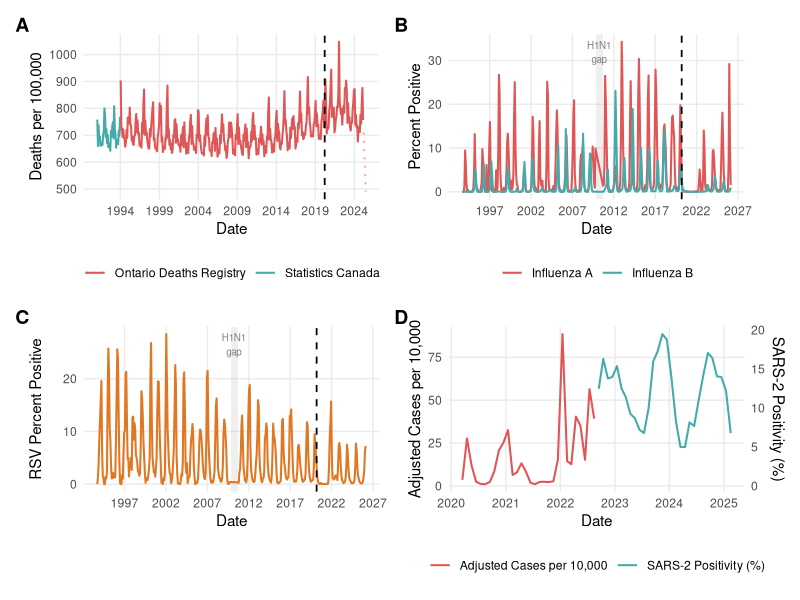
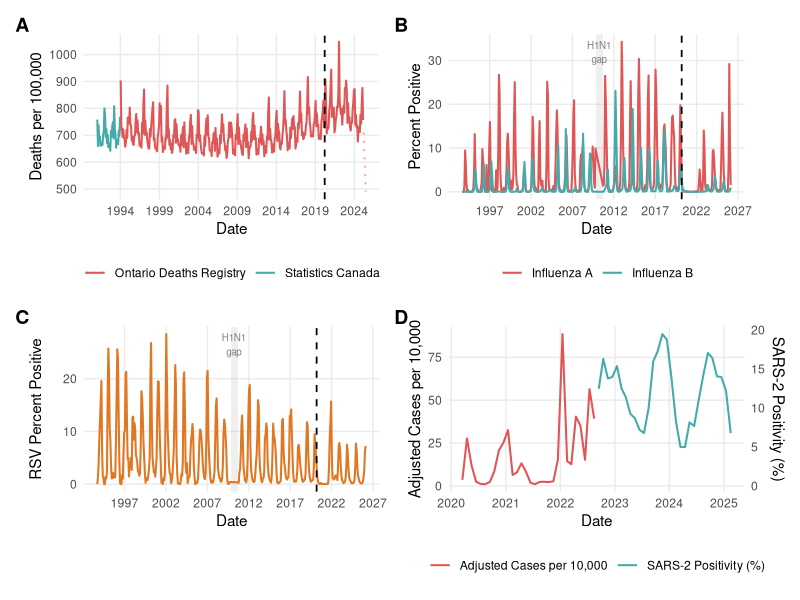
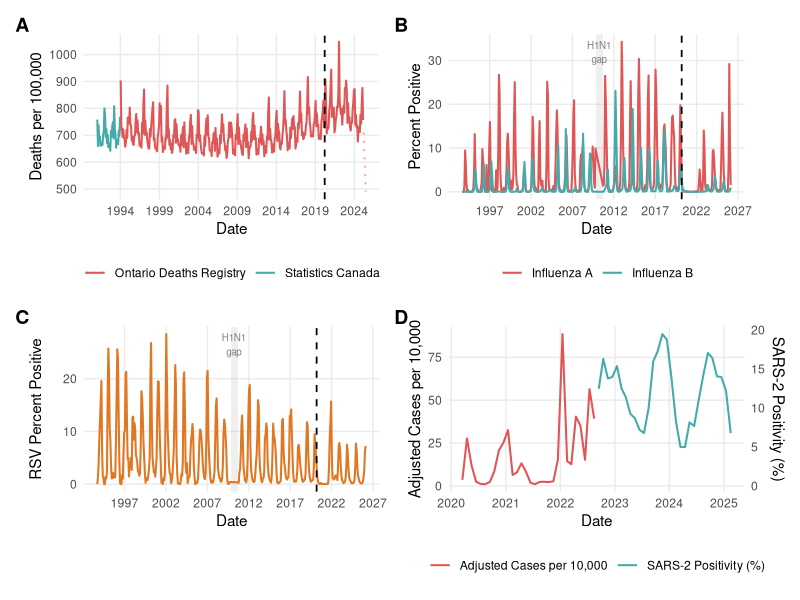

Recreate these plots in R, in order.
################################################################################
# RESPIRATORY VIRUS MORTALITY - FIGURE 1
# UPDATED: H1N1 gap (Nov 2009 - Aug 2010) shown as break in panels B and C
#          Deaths corrected for reporting lag (Jan-Jun 2024)
#          Provisional 2025 deaths shown as dotted line
################################################################################

library(dplyr)
library(tidyr)
library(ggplot2)
library(patchwork)
library(scales)

################################################################################
# LOAD DATA
################################################################################

dat <- read.csv("data/ontario_mortality_virology_EXTENDED_1991_2025_CORRECTED.csv",
                stringsAsFactors = FALSE)
dat$date <- as.Date(dat$date)

# H1N1 exclusion period
h1n1_start <- as.Date("2009-11-01")
h1n1_end   <- as.Date("2010-08-31")

# Set virology to NA for H1N1 gap so ggplot breaks the line
dat <- dat %>%
  mutate(
    monthly_flua_pct_pos = ifelse(date >= h1n1_start & date <= h1n1_end,
                                  NA, monthly_flua_pct_pos),
    monthly_flub_pct_pos = ifelse(date >= h1n1_start & date <= h1n1_end,
                                  NA, monthly_flub_pct_pos),
    monthly_rsv_pct_pos  = ifelse(date >= h1n1_start & date <= h1n1_end,
                                  NA, monthly_rsv_pct_pos)
  )

# Deaths per 100,000
dat <- dat %>%
  mutate(deaths100k = (deaths / (population / 12)) * 100000)

# Key dates
pandemic_start <- as.Date("2020-03-15")

# Shading rectangle for H1N1 gap (used in panels B and C)
h1n1_rect <- data.frame(
  xmin = h1n1_start, xmax = h1n1_end,
  ymin = -Inf,        ymax = Inf
)

################################################################################
# PANEL A: Deaths per 100,000
################################################################################

df_statcan   <- dat %>% filter(lubridate::year(date) < 1994,  !is.na(deaths))
df_odr       <- dat %>% filter(lubridate::year(date) >= 1994, !is.na(deaths),
                                date <= as.Date("2025-02-28"))
df_prov      <- dat %>% filter(date >= as.Date("2025-03-01"),  !is.na(deaths))

# Note: lubridate not always available; use format() as fallback
df_statcan   <- dat %>% filter(as.integer(format(date, "%Y")) < 1994,  !is.na(deaths))
df_odr       <- dat %>% filter(as.integer(format(date, "%Y")) >= 1994, !is.na(deaths),
                                date <= as.Date("2025-02-28"))
df_prov      <- dat %>% filter(date >= as.Date("2025-03-01"),  !is.na(deaths))

p1 <- ggplot() +
  geom_line(data = df_statcan, aes(x = date, y = deaths100k, color = "Statistics Canada"),
            linewidth = 0.7) +
  geom_line(data = df_odr, aes(x = date, y = deaths100k, color = "Ontario Deaths Registry"),
            linewidth = 0.7) +
  geom_line(data = df_prov, aes(x = date, y = deaths100k, color = "Ontario Deaths Registry"),
            linewidth = 0.7, linetype = "dotted", alpha = 0.5) +
  geom_vline(xintercept = pandemic_start, linetype = "dashed", linewidth = 0.6) +
  scale_color_manual(values = c("Statistics Canada"       = "#44AAAA",
                                "Ontario Deaths Registry" = "#E05555")) +
  scale_x_date(date_breaks = "5 years", date_labels = "%Y") +
  labs(y = "Deaths per 100,000", x = "Date", color = NULL) +
  theme_minimal(base_size = 11) +
  theme(legend.position = "bottom",
        panel.grid.minor = element_blank(),
        plot.tag = element_text(face = "bold", size = 14))

################################################################################
# PANEL B: Influenza A and B (with H1N1 gap)
################################################################################

df_flu <- dat %>%
  filter(!is.na(monthly_flua_pct_pos) | !is.na(monthly_flub_pct_pos)) %>%
  select(date, monthly_flua_pct_pos, monthly_flub_pct_pos) %>%
  pivot_longer(cols = c(monthly_flua_pct_pos, monthly_flub_pct_pos),
               names_to = "virus", values_to = "positivity") %>%
  mutate(virus = recode(virus,
                        monthly_flua_pct_pos = "Influenza A",
                        monthly_flub_pct_pos = "Influenza B"))

p2 <- ggplot(df_flu, aes(x = date, y = positivity, color = virus)) +
  # H1N1 gap shading
  geom_rect(data = h1n1_rect,
            aes(xmin = xmin, xmax = xmax, ymin = ymin, ymax = ymax),
            inherit.aes = FALSE, fill = "gray70", alpha = 0.2) +
  annotate("text", x = as.Date("2010-03-15"), y = Inf,
           label = "H1N1\ngap", vjust = 1.3, size = 2.5, color = "gray50") +
  # Lines — NAs in gap period cause natural break
  geom_line(linewidth = 0.7, na.rm = FALSE) +
  geom_vline(xintercept = pandemic_start, linetype = "dashed", linewidth = 0.6) +
  scale_color_manual(values = c("Influenza A" = "#E05555",
                                "Influenza B" = "#44AAAA")) +
  scale_x_date(date_breaks = "5 years", date_labels = "%Y") +
  labs(y = "Percent Positive", x = "Date", color = NULL) +
  theme_minimal(base_size = 11) +
  theme(legend.position = "bottom",
        panel.grid.minor = element_blank(),
        plot.tag = element_text(face = "bold", size = 14))

################################################################################
# PANEL C: RSV (with H1N1 gap)
################################################################################

df_rsv <- dat %>% filter(!is.na(monthly_rsv_pct_pos))

p3 <- ggplot(df_rsv, aes(x = date, y = monthly_rsv_pct_pos)) +
  geom_rect(data = h1n1_rect,
            aes(xmin = xmin, xmax = xmax, ymin = ymin, ymax = ymax),
            inherit.aes = FALSE, fill = "gray70", alpha = 0.2) +
  annotate("text", x = as.Date("2010-03-15"), y = Inf,
           label = "H1N1\ngap", vjust = 1.3, size = 2.5, color = "gray50") +
  geom_line(color = "#E07722", linewidth = 0.7, na.rm = FALSE) +
  geom_vline(xintercept = pandemic_start, linetype = "dashed", linewidth = 0.6) +
  scale_x_date(date_breaks = "5 years", date_labels = "%Y") +
  labs(y = "RSV Percent Positive", x = "Date") +
  theme_minimal(base_size = 11) +
  theme(panel.grid.minor = element_blank(),
        plot.tag = element_text(face = "bold", size = 14))

################################################################################
# PANEL D: SARS-CoV-2 (dual y-axis)
################################################################################

df_cases <- dat %>%
  filter(date >= as.Date("2020-03-01") & date <= as.Date("2022-08-31") &
           !is.na(monthly_adj_cases) & monthly_adj_cases > 0) %>%
  mutate(adj_cases_10k = monthly_adj_cases / 10000)

df_pos <- dat %>%
  filter(date >= as.Date("2022-09-01") & date <= as.Date("2025-02-28") &
           !is.na(monthly_sars_pct_pos) & monthly_sars_pct_pos > 0)

scale_factor <- max(df_cases$adj_cases_10k, na.rm = TRUE) /
                max(df_pos$monthly_sars_pct_pos, na.rm = TRUE)

p4 <- ggplot() +
  geom_line(data = df_cases,
            aes(x = date, y = adj_cases_10k, color = "Adjusted Cases per 10,000"),
            linewidth = 0.7) +
  geom_line(data = df_pos,
            aes(x = date, y = monthly_sars_pct_pos * scale_factor,
                color = "SARS-2 Positivity (%)"),
            linewidth = 0.7) +
  scale_y_continuous(
    name = "Adjusted Cases per 10,000",
    sec.axis = sec_axis(~ . / scale_factor, name = "SARS-2 Positivity (%)")
  ) +
  scale_color_manual(values = c("Adjusted Cases per 10,000" = "#E05555",
                                "SARS-2 Positivity (%)"     = "#44AAAA")) +
  scale_x_date(date_breaks = "1 year", date_labels = "%Y") +
  labs(x = "Date", color = NULL) +
  theme_minimal(base_size = 11) +
  theme(legend.position = "bottom",
        panel.grid.minor = element_blank(),
        plot.tag = element_text(face = "bold", size = 14))

################################################################################
# COMBINE AND SAVE
################################################################################

figure1 <- (p1 + p2) / (p3 + p4) +
  plot_annotation(tag_levels = "A") &
  theme(plot.tag = element_text(face = "bold", size = 14))

print(figure1)

ggsave("figures/figure1_mortality_virology.png",  figure1, width = 10, height = 8, dpi = 300)
ggsave("figures/figure1_mortality_virology.tiff", figure1, width = 10, height = 8, dpi = 300)

cat("Figure 1 saved.\n")
